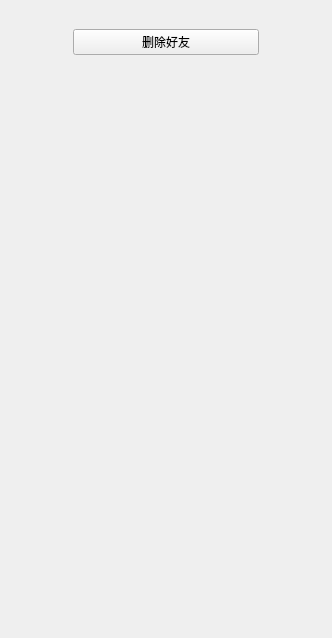
<?xml version="1.0" encoding="UTF-8"?>
<ui version="4.0">
 <class>FriendSetWidget</class>
 <widget class="QWidget" name="FriendSetWidget">
  <property name="geometry">
   <rect>
    <x>0</x>
    <y>0</y>
    <width>332</width>
    <height>638</height>
   </rect>
  </property>
  <property name="windowTitle">
   <string>Form</string>
  </property>
  <layout class="QHBoxLayout" name="horizontalLayout_2" stretch="1,5,1">
   <item>
    <spacer name="horizontalSpacer_2">
     <property name="orientation">
      <enum>Qt::Horizontal</enum>
     </property>
     <property name="sizeHint" stdset="0">
      <size>
       <width>40</width>
       <height>20</height>
      </size>
     </property>
    </spacer>
   </item>
   <item>
    <widget class="QWidget" name="widget" native="true">
     <layout class="QVBoxLayout" name="verticalLayout">
      <item>
       <widget class="QWidget" name="widget_2" native="true">
        <layout class="QHBoxLayout" name="horizontalLayout">
         <item>
          <widget class="QPushButton" name="deleteBtn">
           <property name="text">
            <string>删除好友</string>
           </property>
          </widget>
         </item>
        </layout>
       </widget>
      </item>
      <item>
       <spacer name="verticalSpacer">
        <property name="orientation">
         <enum>Qt::Vertical</enum>
        </property>
        <property name="sizeHint" stdset="0">
         <size>
          <width>20</width>
          <height>551</height>
         </size>
        </property>
       </spacer>
      </item>
     </layout>
    </widget>
   </item>
   <item>
    <spacer name="horizontalSpacer_3">
     <property name="orientation">
      <enum>Qt::Horizontal</enum>
     </property>
     <property name="sizeHint" stdset="0">
      <size>
       <width>40</width>
       <height>20</height>
      </size>
     </property>
    </spacer>
   </item>
  </layout>
 </widget>
 <resources/>
 <connections/>
</ui>
